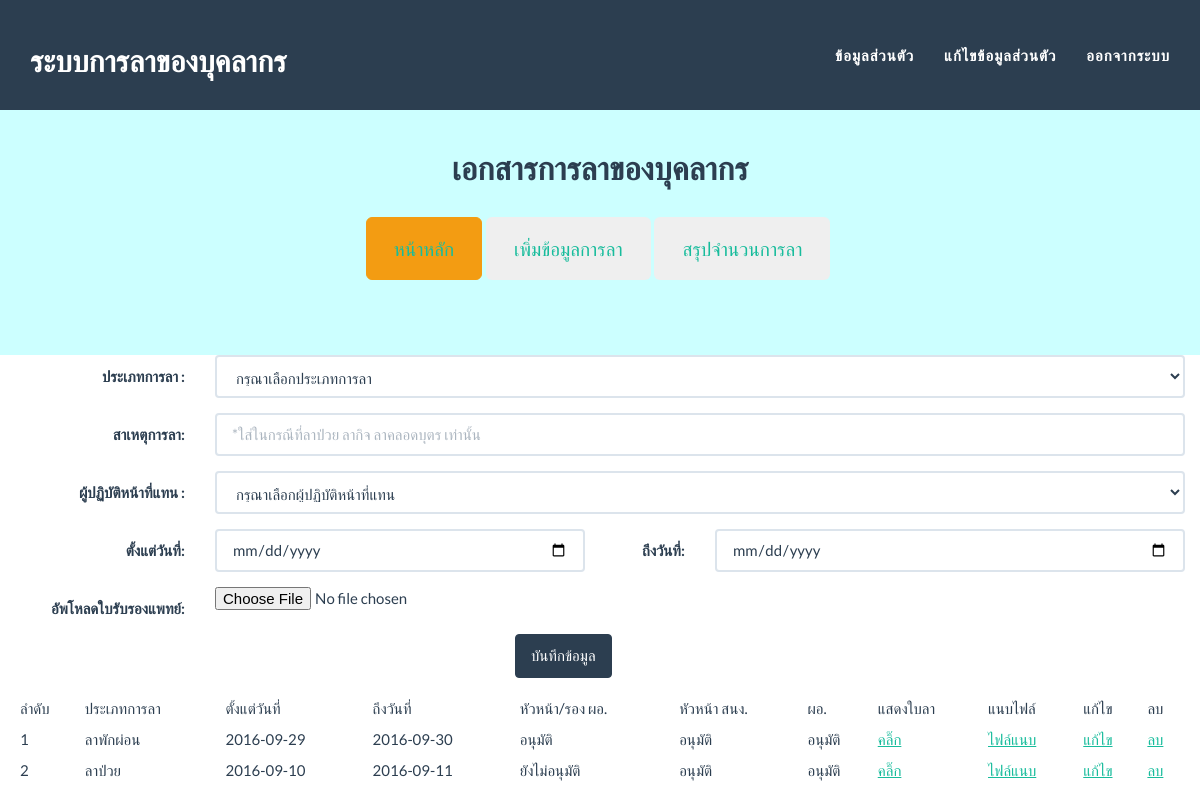
Page /add.php (signed in) on the committed database.
### tables this page shows
CREATE TABLE IF NOT EXISTS `la_detail` (
  `id_detail` int(11) NOT NULL AUTO_INCREMENT,
  `id_type` int(11) DEFAULT NULL,
  `sdate` varchar(255) DEFAULT NULL,
  `ndate` varchar(255) DEFAULT NULL,
  `comment` varchar(255) DEFAULT NULL,
  `id_personal` int(11) DEFAULT NULL,
  `id_personal_tan` int(11) NOT NULL,
  `now_date` varchar(50) DEFAULT NULL,
  `status1` varchar(255) DEFAULT NULL,
  `status2` varchar(255) DEFAULT NULL,
  `status3` varchar(255) DEFAULT NULL,
  `file` varchar(255) DEFAULT NULL,
  `namla` int(10) DEFAULT NULL,
  `id_boss` int(5) NOT NULL,
  PRIMARY KEY (`id_detail`)
);

CREATE TABLE IF NOT EXISTS `la_type` (
  `id_type` int(11) NOT NULL DEFAULT '0',
  `nametype` varchar(255) DEFAULT NULL,
  PRIMARY KEY (`id_type`)
);

### config.php (called while the page is built, shortened)
<?php
function db()
{
	return $GLOBALS['mysqli'];
}
?>

### add.php (the view, shortened to what this page needs)
<?php
include 'config.php';
?>
<!DOCTYPE html>
<html lang="en">
	<head>
	<link href="css/bootstrap.min.css" rel="stylesheet">
	<link href="css/freelancer.css" rel="stylesheet">
    <link href="css/font.css" rel="stylesheet">
	<link href="font-awesome/css/font-awesome.min.css" rel="stylesheet" type="text/css">
	</head>
<body id="page-top" class="index">
	<?php include 'menu.php';?>
<br>
    <br>
<div class="container">
	<div class="row">
	<form class="form-horizontal" action="insert.php" method="post" enctype="multipart/form-data">
    <div class="form-group">
	<label class="col-sm-2 control-label">ประเภทการลา :</label>
<div class="col-sm-10">
  <select name="category" id="category" class="form-control" >
    <option>กรุณาเลือกประเภทการลา</option>
 <?php  $query = db()->query('SELECT id_type,nametype FROM la_type');
		while(list($id_type,$nametype) = $query->fetch_row())
		{ ?>
  <option value="<?php echo $id_type;?>"><?php echo $nametype;?></option>
  <?php }?>
</select>
</div>
</div>
    <div class="form-group">
    <label class="col-sm-2 control-label" >สาเหตุการลา:</label>
    <div class="col-sm-10">
    <input type="text" name="Cause" class="form-control" placeholder="*ใส่ในกรณีที่ลาป่วย ลากิจ ลาคลอดบุตร เท่านั้น">
        </div>
        </div>
     <div class="form-group">
	<label class="col-sm-2 control-label">ผู้ปฏิบัติหน้าที่แทน :</label>
<div class="col-sm-10">
  <select name="dutytan" class="form-control" >
    <option>กรุณาเลือกผู้ปฏิบัติหน้าที่แทน</option>
 <?php  $query = db()->query('SELECT id_personal,id_prefix,fname,lname FROM la_personal Where id_subdepart="'.$_SESSION['idsubdepart'].'" and id_personal<>"'.$_SESSION['iduser'].'"');
		while(list($id_personal,$id_prefix,$fname,$lname) = $query->fetch_row())
		{
		$query1 = db()->query('SELECT * from la_prefix where id_prefix="'.$id_prefix.'"');
		$row = $query1->fetch_assoc();
			?>
  <option value="<?php echo $id_personal;?>"><?php echo $row['nameprefix'].$fname." ".$lname;?></option>
  <?php }?>
</select>
</div>
</div>
	<div class="form-group">
		<label class="col-sm-2 control-label" >ตั้งแต่วันที่:</label>
		<div class="col-sm-4">
			<input type="date" name="sdate" class="form-control"placeholder="*กรุณาใส่วันที่">
		</div>
		<label class="col-sm-1 control-label" >ถึงวันที่:</label>
		<div class="col-sm-5">
			<input type="date" name="ndate" class="form-control"placeholder="*กรุณาใส่วันที่">
		</div>
        </div>
 <div class="form-group">
    <label class="col-sm-2 control-label" >อัพโหลดใบรับรองแพทย์:</label>
    <div class="col-sm-10">
    <input name="filepdf" type="file" />
        </div>
        </div>
	 <div class="form-group">
	<div class="col-sm-5"></div>
	<div class="col-sm-6">
	 <input a class="btn btn-primary" type="submit" value="บันทึกข้อมูล"></a></div>
	 </div>
</form>
<table class="table table-condensed">
	<tr>
		<td>ลำดับ</td>
		<td>ประเภทการลา</td>
		<td>ตั้งแต่วันที่</td>
		<td>ถึงวันที่</td>
		<td>หัวหน้า/รอง ผอ.</td>
		<td>หัวหน้า สนง.</td>
        <td>ผอ.</td>
        <td>แสดงใบลา</td>
		<td>แนบไฟล์</td>
        <td>แก้ไข</td>
        <td>ลบ</td>
	</tr>
<?php
$query = db()->query('SELECT id_detail,id_type,sdate,ndate,comment,id_personal,now_date,status1,status2,status3,file FROM la_detail where id_personal="'.$_SESSION['iduser'].'"');
$count=1;
while(list($id_detail,$id_type,$sdate,$ndate,$comment,$id_personal,$now_date,$status1,$status2,$status3,$file) = $query->fetch_row())
{
?>
<tr>
		<td><?php echo $count++;?></td>
		<td><?php
		$query1 = db()->query('SELECT * from la_type where id_type="'.$id_type.'"');
		$row = $query1->fetch_assoc();
		echo $row['nametype'];
		?></td>
		<td><?php echo $sdate;?></td>
		<td><?php echo $ndate;?></td>
    <td>  <?php
			if($status1==0){
				echo "ยังไม่อนุมัติ";
			}else{
				echo "อนุมัติ";
			}
		?></td>
        <td><?php
			if($status2==0){
				echo "ยังไม่อนุมัติ";
			}else{
				echo "อนุมัติ";
			}
		?></td>
        <td><?php
			if($status2==0){
				echo "ยังไม่อนุมัติ";
			}else{
				echo "อนุมัติ";
			}
		?></td>
         <td>
         <?php
			if($id_type==1){
			?>	 <a href="from1pdf.php?id_detail=<?php echo $id_detail;?>">คลิ๊ก</a>
			<?php }else{?>
				<a href="from2.php?id_detail=<?php echo $id_detail;?>">คลิ๊ก</a>
			<?php }
		?>
        </td>
        <td><a href="./uploads/<?php echo $file?>" target="_blank">ไฟล์แนบ</a></td>
		<td><a href="editla.php?id_detail=<?php echo $id_detail;?>">แก้ไข</a></td>
		<td><a href="deletela.php?id_detail=<?php echo $id_detail;?>">ลบ</a></td>
		</tr>
<?php
}
?>
</table>
</body>
</html>

### css/freelancer.css (style rules this page uses)
body { overflow-x: hidden; }
a, a:hover, a:focus, a:active, a.active { outline: 0; color: #18bc9c; }

### rows in the picture
la_detail: id_type.nametype "ลาพักผ่อน", sdate "2016-09-29", ndate "2016-09-30", status1 "อนุมัติ", status2 "อนุมัติ"
la_detail: id_type.nametype "ลาป่วย", sdate "2016-09-10", ndate "2016-09-11", status1 "ยังไม่อนุมัติ", status2 "อนุมัติ"
